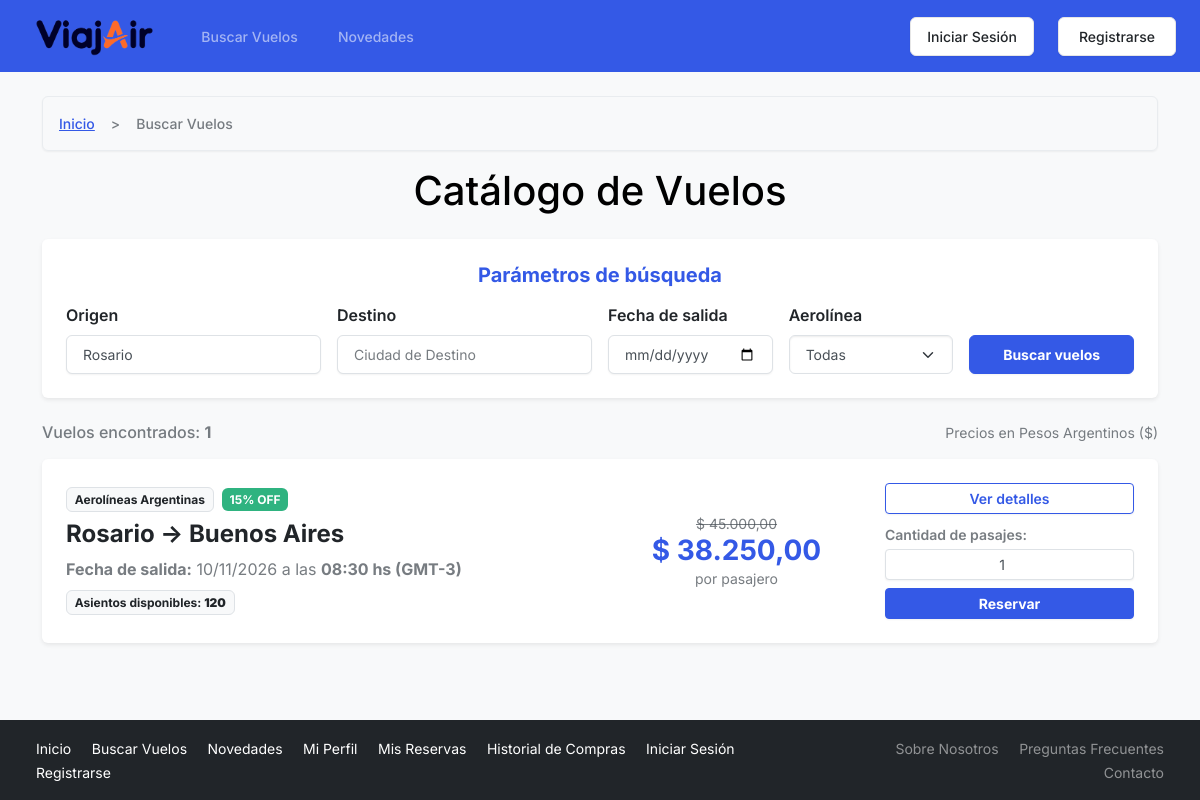
Page /public/buscar_vuelos.php?origen=Rosario on the committed database.
### tables this page shows
CREATE TABLE VUELOS (
    codVuelo INT AUTO_INCREMENT PRIMARY KEY,
    codAerolinea INT NOT NULL,
    origenVuelo VARCHAR(50) NOT NULL,
    destinoVuelo VARCHAR(50) NOT NULL,
    fechaSalidaVuelo DATE NOT NULL,
    horaSalidaVuelo TIME NOT NULL,
    precioVuelo DECIMAL(10,2) NOT NULL,
    asientosDisponibles INT NOT NULL,
    FOREIGN KEY (codAerolinea) REFERENCES AEROLINEAS(codAerolinea) ON DELETE CASCADE
);

CREATE TABLE AEROLINEAS (
    codAerolinea INT AUTO_INCREMENT PRIMARY KEY,
    nombreAerolinea VARCHAR(100) NOT NULL,
    codigoIATA VARCHAR(3) NOT NULL,
    descripcionAerolinea VARCHAR(200) NOT NULL,
    codPais VARCHAR(3) NOT NULL
);

CREATE TABLE PROMOCIONES (
    codPromocion INT AUTO_INCREMENT PRIMARY KEY,
    descripcionPromocion VARCHAR(200) NOT NULL,
    descuentoPromocion DECIMAL(5,2) NOT NULL,
    codAerolinea INT NOT NULL,
    estadoPromocion ENUM('pendiente', 'aprobada', 'denegada') DEFAULT 'pendiente',
    FOREIGN KEY (codAerolinea) REFERENCES AEROLINEAS(codAerolinea) ON DELETE CASCADE
);

### public/buscar_vuelos.php (the view, shortened to what this page needs)
<?php
require '../includes/conexion.php';
$origen = isset($_GET['origen']) ? trim($_GET['origen']) : '';
$destino = isset($_GET['destino']) ? trim($_GET['destino']) : '';
$fecha = isset($_GET['fecha']) ? trim($_GET['fecha']) : '';
$limite = 5;
$pagina = isset($_GET['pagina']) && is_numeric($_GET['pagina']) ? (int)$_GET['pagina'] : 1;
$offset = ($pagina - 1) * $limite;
$condiciones = ["v.asientosDisponibles > 0", "v.fechaSalidaVuelo >= CURDATE()"];
$params = [];
$tipos = "";
if (!empty($origen)) {
    $condiciones[] = "v.origenVuelo LIKE ?";
    $params[] = "%" . $origen . "%";
    $tipos .= "s";
}
$where_sql = "WHERE " . implode(" AND ", $condiciones);
$sql_total = "SELECT COUNT(*) AS total FROM VUELOS v $where_sql";
$stmt_total = $conexion->prepare($sql_total);
if (!empty($tipos)) {
    $stmt_total->bind_param($tipos, ...$params);
}
$stmt_total->execute();
$res_total = $stmt_total->get_result();
$row_total = $res_total->fetch_assoc();
$total_registros = $row_total['total'];
$sql = "SELECT v.*, a.nombreAerolinea, p.descuentoPromocion, p.descripcionPromocion
        FROM VUELOS v
        INNER JOIN AEROLINEAS a ON v.codAerolinea = a.codAerolinea
        LEFT JOIN PROMOCIONES p ON a.codAerolinea = p.codAerolinea AND p.estadoPromocion = 'aprobada'
        $where_sql
        ORDER BY v.fechaSalidaVuelo ASC, v.horaSalidaVuelo ASC
        LIMIT $limite OFFSET $offset";
$stmt = $conexion->prepare($sql);
if (!empty($tipos)) {
    $stmt->bind_param($tipos, ...$params);
}
$stmt->execute();
$result = $stmt->get_result();
require '../includes/header.php';
?>
<div class="container mb-5">
    <nav aria-label="breadcrumb">
        <ol class="breadcrumb">
            <li class="breadcrumb-item"><a href="/tpi/index.php">Inicio</a></li>
            <li class="breadcrumb-item active" aria-current="page">Buscar Vuelos</li>
        </ol>
    </nav>
    <h1 class="mb-4 text-center text-black">Catálogo de Vuelos</h1>
    <div class="card shadow-sm border-0 bg-secondary mb-4">
        <div class="card-body p-4">
            <h2 class="h5 card-title mb-3 text-center text-primary fw-bold">Parámetros de búsqueda</h2>
            <form action="/tpi/public/buscar_vuelos.php" method="GET" class="row g-3 align-items-end">
                <div class="col-md-3">
                    <label for="origen" class="form-label fw-semibold text-dark">Origen</label>
                    <input type="text" id="origen" name="origen" class="form-control"
                           value="<?= htmlspecialchars($origen); ?>"
                           placeholder="Ciudad de Origen">
                </div>
                <div class="col-md-3">
                    <label for="destino" class="form-label fw-semibold text-dark">Destino</label>
                    <input type="text" id="destino" name="destino" class="form-control"
                           value="<?= htmlspecialchars($destino); ?>"
                           placeholder="Ciudad de Destino">
                </div>
                <div class="col-md-2">
                    <label for="fecha" class="form-label fw-semibold text-dark">Fecha de salida</label>
                    <input type="date" id="fecha" name="fecha" class="form-control"
                           value="<?= htmlspecialchars($fecha); ?>">
                </div>
                <div class="col-md-2">
                    <label for="aerolinea" class="form-label fw-semibold text-dark">Aerolínea</label>
                    <select id="aerolinea" name="aerolinea" class="form-select">
                        <option value="0">Todas</option>
                    </select>
                </div>
                <div class="col-md-2 d-grid">
                    <button type="submit" class="btn btn-primary fw-bold">Buscar vuelos</button>
                </div>
            </form>
        </div>
    </div>
    <div class="d-flex justify-content-between align-items-center mb-3">
        <h2 class="h6 mb-0 text-muted">
            Vuelos encontrados: <strong><?= $total_registros; ?></strong>
        </h2>
        <small class="text-muted">Precios en Pesos Argentinos ($)</small>
    </div>
    <?php if ($result && $result->num_rows > 0): ?>
        <?php while ($vuelo = $result->fetch_assoc()):
            $precioOriginal = (float)$vuelo['precioVuelo'];
            $descuento = (float)($vuelo['descuentoPromocion'] ?? 0);
            $tienePromo = $descuento > 0;
            $precioFinal = $tienePromo ? $precioOriginal * (1 - ($descuento / 100)) : $precioOriginal;
            $maxPasajes = min(10, (int)$vuelo['asientosDisponibles']);
        ?>
            <article class="card mb-3 shadow-sm border-0 bg-secondary">
                <div class="card-body p-4">
                    <div class="row align-items-center gy-3">
                        <div class="col-12 col-md-6">
                            <div class="d-flex align-items-center gap-2 mb-2">
                                <span class="badge bg-light text-dark border"><?= htmlspecialchars($vuelo['nombreAerolinea']); ?></span>
                                <?php if ($tienePromo): ?>
                                    <span class="badge bg-success" aria-label="Descuento aplicado: <?= $descuento; ?> por ciento">
                                        <?= $descuento; ?>% OFF
                                    </span>
                                <?php endif; ?>
                            </div>
                            <h3 class="h4 mb-2 fw-bold text-dark">
                                <span><?= htmlspecialchars($vuelo['origenVuelo']); ?></span>
                                <span aria-hidden="true"> &rarr; </span>
                                <span><?= htmlspecialchars($vuelo['destinoVuelo']); ?></span>
                            </h3>
                            <p class="text-muted mb-2">
                                <strong>Fecha de salida:</strong> <?= date('d/m/Y', strtotime($vuelo['fechaSalidaVuelo'])); ?>
                                a las <strong><?= substr($vuelo['horaSalidaVuelo'], 0, 5); ?> hs (GMT-3)</strong>
                            </p>
                            <p class="mb-0">
                                <span class="badge bg-light text-dark border">
                                    Asientos disponibles: <strong><?= $vuelo['asientosDisponibles']; ?></strong>
                                </span>
                            </p>
                        </div>
                        <div class="col-12 col-md-3 text-center">
                            <?php if ($tienePromo): ?>
                                <span class="d-block text-muted small">
                                    <del>$ <?= number_format($precioOriginal, 2, ',', '.'); ?></del>
                                </span>
                            <?php endif; ?>
                            <span class="h3 fw-bold text-primary mb-0 d-block">
                                $ <?= number_format($precioFinal, 2, ',', '.'); ?>
                            </span>
                            <small class="text-muted d-block">por pasajero</small>
                        </div>
                        <div class="col-12 col-md-3">
                            <div class="d-grid mb-2">
                                <a href="/tpi/public/detalle_vuelo.php?id=<?= $vuelo['codVuelo']; ?>" class="btn btn-outline-primary btn-sm fw-semibold">
                                    Ver detalles <span class="visually-hidden">del vuelo de <?= htmlspecialchars($vuelo['origenVuelo']); ?> a <?= htmlspecialchars($vuelo['destinoVuelo']); ?></span>
                                </a>
                            </div>
                            <form action="/tpi/pasajero/procesar_reserva.php" method="POST" class="d-grid gap-2">
                                <div>
                                    <label for="cantidad-<?= $vuelo['codVuelo']; ?>" class="form-label small fw-semibold text-muted mb-1">
                                        Cantidad de pasajes:
                                    </label>
                                    <input type="number"
                                        id="cantidad-<?= $vuelo['codVuelo']; ?>"
                                        name="cantidad"
                                        class="form-control form-control-sm text-center"
                                        value="1"
                                        min="1"
                                        max="<?= $maxPasajes; ?>"
                                        required>
                                </div>
                                <button type="submit" class="btn btn-primary btn-sm fw-bold">
                                    Reservar <span class="visually-hidden">vuelo de <?= htmlspecialchars($vuelo['origenVuelo']); ?> a <?= htmlspecialchars($vuelo['destinoVuelo']); ?></span>
                                </button>
                            </form>
                        </div>
                    </div>
                </div>
            </article>
        <?php endwhile; ?>
    <?php endif; ?>
</div>
<?php require '../includes/footer.php'; ?>

### assets/css/styles.css (style rules this page uses)
html { overflow-y: scroll; }
html, body { max-width: 100%; overflow-x: clip; }
:is(a, button, input, select, textarea, .btn, .page-link, .accordion-button):focus-visible { outline: 3px solid #060b26; outline-offset: 2px; }
.badge { line-height: normal; }

### rows in the picture
vuelos: codAerolinea.nombreAerolinea "Aerolíneas Argentinas", promociones.descuentoPromocion "15", origenVuelo "Rosario", destinoVuelo "Buenos Aires", fechaSalidaVuelo "10/11/2026", horaSalidaVuelo "08:30", asientosDisponibles "120", precioVuelo "45.000,00", precioVuelo.descuentoPromocion "38.250,00", cantidad "1"

### other values in the picture
$total_registros "1"
